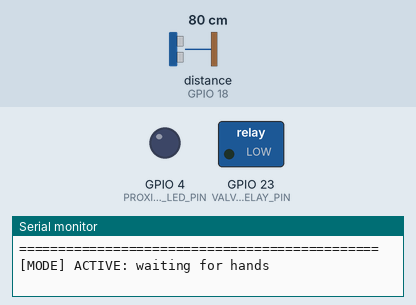
The sketch below on a simulated ESP32. Shown: switched loads named in the sketch (green lamp = pin HIGH), output pins drawn as LEDs (lit = HIGH), the last lines printed to the serial monitor. Wiring (from diagram.json): ultrasonic range finder: trigger GPIO 5; echo GPIO 18. The inputs (shaded band) are chosen by the test bench; at power-on: distance to the obstacle (sensor on GPIO 18) 80 cm. The echo pulse lasts 58.3 µs per cm; pins used as bus, display or sensor lines are not drawn.

Above: at 1.2 s.
1.3 s: distance to the obstacle (sensor on GPIO 18) set to 11 cm
4.0 s: distance to the obstacle (sensor on GPIO 18) set to 8 cm
At 4.6 s:
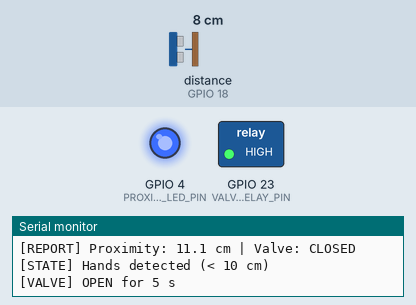
5.5 s: distance to the obstacle (sensor on GPIO 18) set to 18 cm
At 6.8 s:
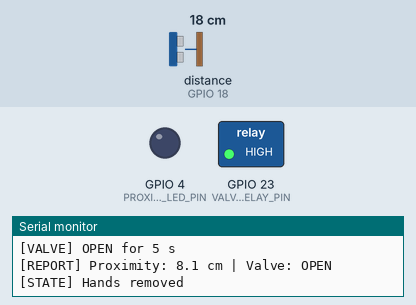
7.1 s: distance to the obstacle (sensor on GPIO 18) set to 2 cm
At 9.6 s:
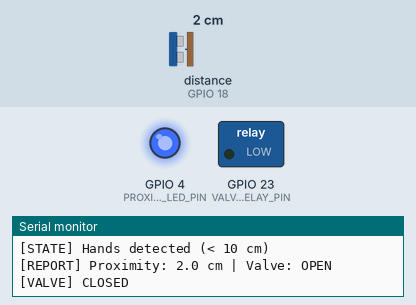
10.1 s: distance to the obstacle (sensor on GPIO 18) set to 35 cm
At 10.6 s:
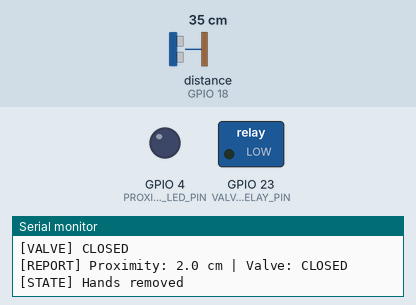
11.7 s: distance to the obstacle (sensor on GPIO 18) set to 4 cm
At 13.0 s:
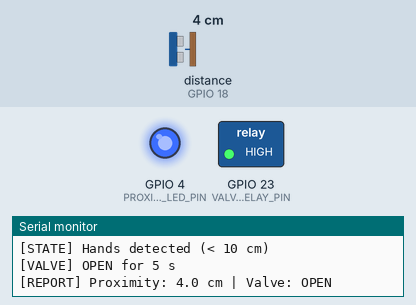
Timing chart, 0 to 18.3 s (numbered marks = the images above; inputs shaded):
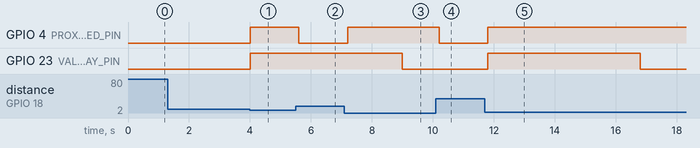

Measured:
- the behaviour switches between 10 and 9 cm on distance to the obstacle (sensor on GPIO 18) (found by bisection; images 0 and 1)
- after the input at 4.0 s, GPIO 4 (PROXIMITY_LED_PIN), GPIO 23 (VALVE_RELAY_PIN): LOW → HIGH at once
- after the input at 5.5 s, GPIO 4 (PROXIMITY_LED_PIN): HIGH → LOW after 0.10 s
- after the input at 7.1 s, GPIO 4 (PROXIMITY_LED_PIN): LOW → HIGH after 0.10 s
- after the input at 10.1 s, GPIO 4 (PROXIMITY_LED_PIN): HIGH → LOW after 0.11 s
- after the input at 11.7 s, GPIO 4 (PROXIMITY_LED_PIN): LOW → HIGH after 0.10 s; GPIO 23 (VALVE_RELAY_PIN): LOW → HIGH after 0.10 s, → LOW 5.0 s later

The sketch:

sketch.ino
```cpp
/*
  Cia Steel Faucet

  Touchless faucet: an ultrasonic sensor detects the user's hands, a blue
  LED shows the detection and a relay opens the water valve for 5 seconds.
  OOP based on Modest IoT (built with the generic kit).

  Created 19 November 2025
  By <Developer Full Name> - Moen, inc.

  https://wokwi.com/projects/<projectID>
*/

#include "CiaSteelFaucetDevice.h"

CiaSteelFaucetDevice device;

void setup() {
    device.setup();
}

void loop() {
    device.loop();
}
```

CiaSteelFaucetDevice.h
```cpp
/*
  CiaSteelFaucetDevice.h
  Cia Steel Faucet - Embedded Application (Modest IoT based)

  Touchless faucet (MotionSense Wave) built with the generic kit:
  * Hands closer than 10 cm -> blue LED on; farther -> LED off.
  * When the hands reach the threshold, the relay opens the water valve
    for 5 seconds and then closes it.
  * Every 2.5 s the console shows the distance (cm) and the valve state.

  The circuit (ESP32 DevKit V1):
  * HC-SR04 TRIG -> GPIO 5, ECHO -> GPIO 18
  * Blue LED -> GPIO 4
  * Relay module IN -> GPIO 23

  Created 19 November 2025
  By <Developer Full Name> - Moen, inc.
*/

#ifndef CIA_STEEL_FAUCET_DEVICE_H
#define CIA_STEEL_FAUCET_DEVICE_H

#include "ModestIoT.h"
#include "UltrasonicSensor.h"
#include "DigitalActuator.h"

class CiaSteelFaucetDevice : public Device {
private:
    // Pins (ESP32 DevKit V1)
    static const int TRIGGER_PIN = 5;
    static const int ECHO_PIN = 18;
    static const int PROXIMITY_LED_PIN = 4;
    static const int VALVE_RELAY_PIN = 23;

    // Sensor identifiers
    static const int PROXIMITY_SENSOR_ID = 1;

    // Business rules and configuration
    static const unsigned long SERIAL_BAUD_RATE = 115200;
    static const unsigned long SAMPLING_INTERVAL_IN_MILLISECONDS = 200;
    static const unsigned long REPORT_INTERVAL_IN_MILLISECONDS = 2500;
    static const unsigned long VALVE_OPEN_DURATION_IN_MILLISECONDS = 5000;
    static const int PROXIMITY_THRESHOLD_IN_CENTIMETERS = 10;

    UltrasonicSensor proximitySensor;
    Led proximityLed;
    Relay valveRelay;
    PeriodicTimer samplingTimer;
    PeriodicTimer reportTimer;
    OneShotTimer valveTimer;

    bool handsDetected = false;
    bool sensorFault = false;

    void printCompanyInformation() {
        Serial.println(F("=============================================="));
        Serial.println(F(" Moen, inc. - Smart Water Network"));
        Serial.println(F(" Cia Steel Faucet with MotionSense Wave"));
        Serial.println(F(" Developer: <Developer Full Name> - <u20XXXXXXX>"));
        Serial.println(F("=============================================="));
    }

    const char* valveStateText() const {
        return valveRelay.isOn() ? "OPEN" : "CLOSED";
    }

    void openValve() {
        valveRelay.setState(true);
        valveTimer.start();
        Serial.println(F("[VALVE] OPEN for 5 s"));
    }

    void closeValve() {
        valveRelay.setState(false);
        valveTimer.stop();
        Serial.println(F("[VALVE] CLOSED"));
    }

    void updateProximity(bool detected) {
        if (detected == handsDetected) {
            return;
        }
        handsDetected = detected;
        proximityLed.setState(handsDetected);
        Serial.println(handsDetected ? F("[STATE] Hands detected (< 10 cm)")
                                     : F("[STATE] Hands removed"));
        if (handsDetected && !valveRelay.isOn()) {
            openValve(); // Opens once each time the threshold is reached
        }
    }

    void printReport() {
        Serial.print(F("[REPORT] Proximity: "));
        if (sensorFault) {
            Serial.print(F("N/A (sensor fault)"));
        } else {
            Serial.print(proximitySensor.getValue(), 1);
            Serial.print(F(" cm"));
        }
        Serial.print(F(" | Valve: "));
        Serial.println(valveStateText());
    }

public:
    CiaSteelFaucetDevice()
        : proximitySensor(PROXIMITY_SENSOR_ID, TRIGGER_PIN, ECHO_PIN, this),
          proximityLed(PROXIMITY_LED_PIN),
          valveRelay(VALVE_RELAY_PIN),
          samplingTimer(SAMPLING_INTERVAL_IN_MILLISECONDS),
          reportTimer(REPORT_INTERVAL_IN_MILLISECONDS),
          valveTimer(VALVE_OPEN_DURATION_IN_MILLISECONDS) {}

    void setup() override {
        Serial.begin(SERIAL_BAUD_RATE);
        printCompanyInformation();
        proximitySensor.begin();
        proximityLed.begin();
        valveRelay.begin();
        Serial.println(F("[MODE] ACTIVE: waiting for hands"));
    }

    void loop() override {
        if (samplingTimer.isDue()) {
            proximitySensor.measure();
        }
        if (valveTimer.hasExpired()) {
            closeValve();
        }
        if (reportTimer.isDue()) {
            printReport();
        }
    }

    /** Business rules: one branch per sensor and event type. */
    void on(Event event) override {
        switch (event.sourceId) {
            case PROXIMITY_SENSOR_ID:
                if (event.type == Event::FAULT) {
                    if (!sensorFault) {
                        Serial.println(F("[ERROR] Proximity sensor without echo"));
                    }
                    sensorFault = true;
                    updateProximity(false);
                } else {
                    sensorFault = false;
                    updateProximity(proximitySensor.getValue() < PROXIMITY_THRESHOLD_IN_CENTIMETERS);
                }
                break;

            default:
                break; // Unknown sensor: ignored
        }
    }
};

#endif // CIA_STEEL_FAUCET_DEVICE_H
```

DigitalActuator.h
```cpp
/*
  DigitalActuator.h
  Generic IoT kit - Embedded Application (Modest IoT based)

  On/off actuators: Led, Relay (valve, pump, lock...) and Buzzer.
  Commands: TURN_ON, TURN_OFF, TOGGLE. setState() only sends a command
  when the state really changes.

  Created 19 November 2025
  By <Developer Full Name>
*/

#ifndef DIGITAL_ACTUATOR_H
#define DIGITAL_ACTUATOR_H

#include "ModestIoT.h"

class DigitalActuator : public Actuator {
protected:
    bool turnedOn = false;

    /** Writes the state to the hardware. */
    virtual void apply(bool turnOn) {
        turnedOn = turnOn;
        digitalWrite(pin, turnedOn ? HIGH : LOW);
    }

public:
    explicit DigitalActuator(int signalPin) : Actuator(signalPin) {}

    void begin() override {
        pinMode(pin, OUTPUT);
        apply(false);
    }

    void handle(Command command) override {
        switch (command.type) {
            case Command::TURN_ON:  apply(true); break;
            case Command::TURN_OFF: apply(false); break;
            case Command::TOGGLE:   apply(!turnedOn); break;
            default:                break; // Unknown command: ignored
        }
    }

    void setState(bool shouldBeOn) {
        if (shouldBeOn == turnedOn) {
            return;
        }
        if (shouldBeOn) {
            handle(Command(Command::TURN_ON));
        } else {
            handle(Command(Command::TURN_OFF));
        }
    }

    bool isOn() const { return turnedOn; }
};

/** Light indicator. */
class Led : public DigitalActuator {
public:
    explicit Led(int signalPin) : DigitalActuator(signalPin) {}
};

/** Relay module (water valve, pump, door lock...). */
class Relay : public DigitalActuator {
public:
    explicit Relay(int signalPin) : DigitalActuator(signalPin) {}
};

/** Piezo buzzer: plays a tone while turned on. */
class Buzzer : public DigitalActuator {
private:
    unsigned int frequencyInHertz;

protected:
    void apply(bool turnOn) override {
        turnedOn = turnOn;
        if (turnedOn) {
            tone(pin, frequencyInHertz);
        } else {
            noTone(pin);
        }
    }

public:
    Buzzer(int signalPin, unsigned int frequency) : DigitalActuator(signalPin), frequencyInHertz(frequency) {}
};

#endif // DIGITAL_ACTUATOR_H
```

ModestIoT.h
```cpp
/*
  ModestIoT.h
  Generic IoT kit - Embedded Application (Modest IoT based)

  Core of the kit, valid for Arduino Uno and ESP32:
  * Event / Command: value objects (events inform, commands order).
  * Sensor: reads hardware and notifies an Event to its handler (the Device).
  * Actuator: executes Commands.
  * Device: mediator that owns sensors and actuators.
  * PeriodicTimer / OneShotTimer: non-blocking timing with millis().
  * LevelClassifier: LOW / NORMAL / HIGH rules with two limits.

  Created 19 November 2025
  By <Developer Full Name>
*/

#ifndef MODEST_IOT_H
#define MODEST_IOT_H

#include <Arduino.h>

// Analog resolution of the board: ESP32 = 12 bits, Arduino Uno = 10 bits
#if defined(ESP32)
static const int ANALOG_MAXIMUM_VALUE = 4095;
#else
static const int ANALOG_MAXIMUM_VALUE = 1023;
#endif

/** Event emitted by a sensor: which sensor (sourceId) and what happened (type). */
struct Event {
    static const int NONE = 0;     ///< Nothing to notify (not sent).
    static const int MEASURED = 1; ///< New valid value available.
    static const int CHANGED = 2;  ///< Digital state changed (button, PIR...).
    static const int FAULT = 3;    ///< Sensor error or invalid reading.

    int sourceId;
    int type;
    Event(int source, int eventType) : sourceId(source), type(eventType) {}
};

/** Command executed by an actuator. */
struct Command {
    static const int TURN_ON = 1;
    static const int TURN_OFF = 2;
    static const int TOGGLE = 3;
    static const int REFRESH = 4;
    static const int CLEAR = 5;

    int type;
    explicit Command(int commandType) : type(commandType) {}
};

/** Interface for components that react to events. */
class EventHandler {
public:
    virtual void on(Event event) = 0;
    virtual ~EventHandler() {}
};

/** Interface for components that execute commands. */
class CommandHandler {
public:
    virtual void handle(Command command) = 0;
    virtual ~CommandHandler() {}
};

/** Base class for sensors. Subclasses implement read() and return an Event type. */
class Sensor {
protected:
    int id;                     ///< Identifier used by the Device to know the source.
    int pin;                    ///< Main signal pin.
    EventHandler* eventHandler; ///< Receiver of the events (the Device).
    float value = 0.0f;         ///< Last valid value.

    /** Reads the hardware, updates value and returns Event::MEASURED, CHANGED, FAULT or NONE. */
    virtual int read() = 0;

public:
    Sensor(int sensorId, int signalPin, EventHandler* handler)
        : id(sensorId), pin(signalPin), eventHandler(handler) {}
    virtual ~Sensor() {}

    /** Configures the hardware. Call it from Device::setup(). */
    virtual bool begin() { return true; }

    /** Takes a reading and notifies the handler (unless there is nothing new). */
    void measure() {
        int eventType = read();
        if (eventType != Event::NONE && eventHandler != nullptr) {
            eventHandler->on(Event(id, eventType));
        }
    }

    float getValue() const { return value; }
    int getId() const { return id; }
};

/** Base class for actuators. */
class Actuator : public CommandHandler {
protected:
    int pin;

public:
    explicit Actuator(int signalPin) : pin(signalPin) {}

    /** Configures the hardware. Call it from Device::setup(). */
    virtual void begin() {}
};

/** Base class for devices: mediator between sensors and actuators. */
class Device : public EventHandler {
public:
    virtual void setup() = 0;
    virtual void loop() = 0;
};

/** Repeats an action every interval without delay(). */
class PeriodicTimer {
private:
    unsigned long intervalInMilliseconds;
    unsigned long lastTimestamp = 0;

public:
    explicit PeriodicTimer(unsigned long interval) : intervalInMilliseconds(interval) {}

    /** Returns true once each time the interval has elapsed. */
    bool isDue() {
        unsigned long now = millis();
        if (now - lastTimestamp >= intervalInMilliseconds) {
            lastTimestamp = now;
            return true;
        }
        return false;
    }
};

/** Runs once for a duration (e.g. keep a relay open for 5 s) without delay(). */
class OneShotTimer {
private:
    unsigned long durationInMilliseconds;
    unsigned long startTimestamp = 0;
    bool running = false;

public:
    explicit OneShotTimer(unsigned long duration) : durationInMilliseconds(duration) {}

    void start() {
        startTimestamp = millis();
        running = true;
    }

    void stop() { running = false; }

    bool isRunning() const { return running; }

    /** Returns true only once, when the duration has just finished. */
    bool hasExpired() {
        if (running && millis() - startTimestamp >= durationInMilliseconds) {
            running = false;
            return true;
        }
        return false;
    }
};

/** Level of a measurement compared with two limits. */
enum class Level { Low, Normal, High };

/** Classifies values: below lowLimit -> Low, above highLimit -> High, else Normal (limits included). */
class LevelClassifier {
private:
    float lowLimit;
    float highLimit;

public:
    LevelClassifier(float lowerLimit, float upperLimit) : lowLimit(lowerLimit), highLimit(upperLimit) {}

    Level classify(float measuredValue) const {
        if (measuredValue < lowLimit) return Level::Low;
        if (measuredValue > highLimit) return Level::High;
        return Level::Normal;
    }

    static const char* toText(Level level) {
        switch (level) {
            case Level::Low:  return "LOW";
            case Level::High: return "HIGH";
            default:          return "NORMAL";
        }
    }
};

#endif // MODEST_IOT_H
```

UltrasonicSensor.h
```cpp
/*
  UltrasonicSensor.h
  Generic IoT kit - Embedded Application (Modest IoT based)

  HC-SR04 distance sensor. Value in centimeters. Reports Event::FAULT
  when no echo is received.

  Created 19 November 2025
  By <Developer Full Name>
*/

#ifndef ULTRASONIC_SENSOR_H
#define ULTRASONIC_SENSOR_H

#include "ModestIoT.h"

class UltrasonicSensor : public Sensor {
private:
    static const unsigned long ECHO_TIMEOUT_IN_MICROSECONDS = 30000; // about 5 m
    static constexpr float MICROSECONDS_PER_CENTIMETER = 58.0f;       // round trip
    int echoPin;

protected:
    int read() override {
        digitalWrite(pin, LOW);
        delayMicroseconds(2);
        digitalWrite(pin, HIGH);
        delayMicroseconds(10);
        digitalWrite(pin, LOW);
        unsigned long duration = pulseIn(echoPin, HIGH, ECHO_TIMEOUT_IN_MICROSECONDS);
        if (duration == 0) {
            return Event::FAULT; // No echo: out of range or disconnected
        }
        value = duration / MICROSECONDS_PER_CENTIMETER;
        return Event::MEASURED;
    }

public:
    UltrasonicSensor(int sensorId, int triggerPin, int echoSignalPin, EventHandler* handler)
        : Sensor(sensorId, triggerPin, handler), echoPin(echoSignalPin) {}

    bool begin() override {
        pinMode(pin, OUTPUT);
        pinMode(echoPin, INPUT);
        return true;
    }
};

#endif // ULTRASONIC_SENSOR_H
```
